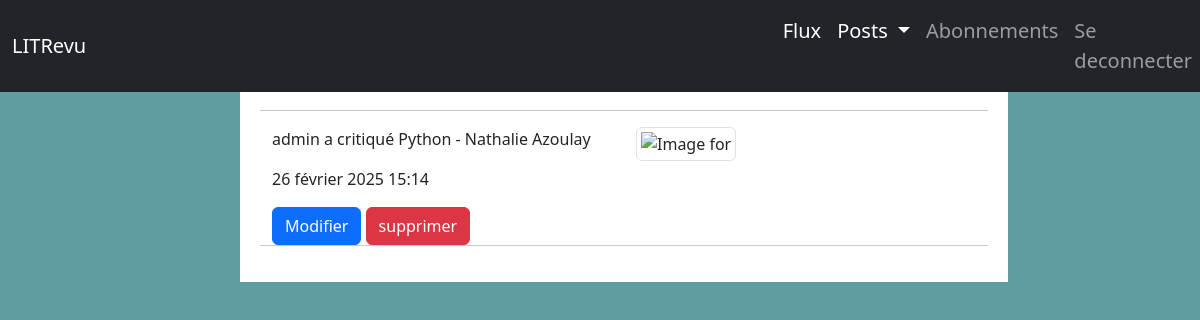
/reviews/2/ (signed in), run on an earlier commit of the app's database.
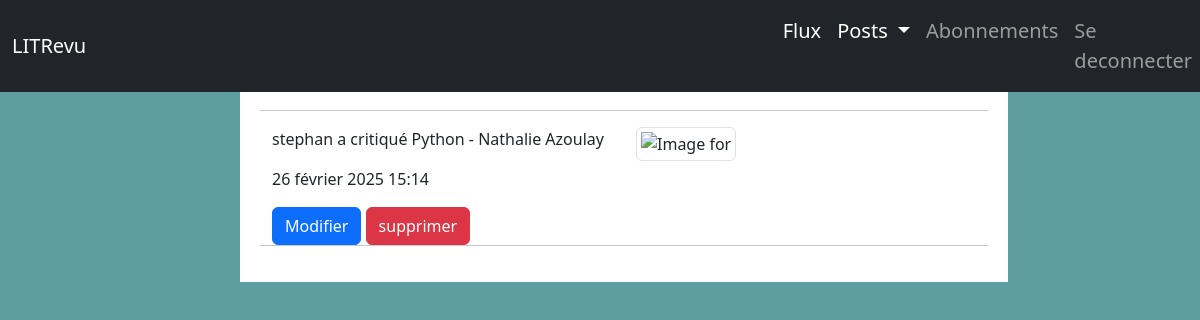
And on a later commit of the database.
### blog/models.py (models this page shows, shortened)
class Review(models.Model):
    ticket = models.ForeignKey(to=Ticket, on_delete=models.CASCADE)
    rating = models.PositiveSmallIntegerField(
        validators=[MinValueValidator(0), MaxValueValidator(5)])
    headline = models.CharField(max_length=128)
    body = models.CharField(max_length=8192, blank=True)
    user = models.ForeignKey(
        to=settings.AUTH_USER_MODEL, on_delete=models.CASCADE)
    time_created = models.DateTimeField(auto_now_add=True)

class Ticket(models.Model):
    image = models.ForeignKey(Photo,
                              null=True,
                              on_delete=models.SET_NULL,
                              blank=True)
    title = models.CharField(max_length=128)
    description = models.TextField(max_length=2048, blank=True)
    user = models.ForeignKey(settings.AUTH_USER_MODEL,
                             on_delete=models.CASCADE
                             )
    time_created = models.DateTimeField(auto_now_add=True)
    def __str__(self):
        return self.title

### authentication/models.py (models this page shows)
class User(AbstractUser):
    pass

### blog/views.py (the view)
# urls.py: path('reviews/<int:pk>/', ReviewDetailView.as_view(), name='view_reviews'),
class ReviewDetailView(LoginRequiredMixin, DetailView):
    model = Review
    template_name = 'blog/review.html'
    context_object_name = "review"

### blog/templates/blog/review.html (shortened to what this page needs)
{% extends 'base.html' %}
{% block content %}
    <h1>Review</h1>
    <hr>
    <section class="container">
        <div class="row">
            <div class="col-md-6">
                <p>{{ review.user }} a critiqué {{ review.ticket }}</p>
                <p>{{ review.time_created }}</p>
            </div>
            <div class="col-md-6">
                <img src="{{ review.image.image.url }}" class="img-thumbnail" width="200" height="200" alt="Image for {{ review.title }}">
            </div>
        </div>
        <div class="row">
            <div class="col-md-12">
            <a class="btn btn-primary"  href="{% url 'review_edit' review.id %}">
                Modifier
            </a>
            <a class="btn btn-danger" type="dropdown-item" href="{% url 'review_delete' review.id %}">
                supprimer
            </a>
        </div>
            <hr>
        </div>
    </section>
{% endblock content %}

What changed in the data, as far as the page shows it:
changed Review "Python - Nathalie Azoulay": user "admin" → "stephan"
